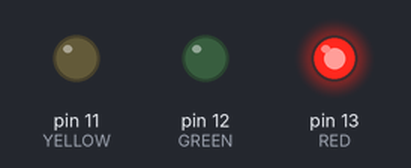
The sketch below on a simulated Arduino Uno, built with avr-gcc and run on an emulated ATmega328P. Parts: output pins drawn as LEDs (lit = HIGH).

Above: at 0.5 s.
At 1.5 s:
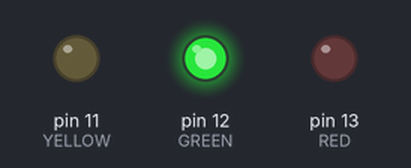
At 5.5 s:
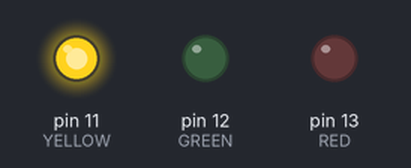
Timing chart, 0 to 6.9 s (numbered marks = the images above):
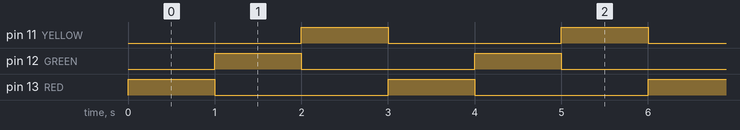

Measured:
- by itself, pin 11 (YELLOW), pin 12 (GREEN), pin 13 (RED): alternates HIGH for 1.0 s and LOW for 2.0 s
- by itself, everything shown: repeats every 3.0 s, in 4 steps

The sketch:

2_leds_rgb.ino
```cpp
int RED=13;
int GREEN=12;
int YELLOW=11;

void setup()
{
pinMode(RED,OUTPUT);
pinMode(GREEN,OUTPUT);
pinMode(YELLOW,OUTPUT);

digitalWrite(RED,LOW);
digitalWrite(GREEN,LOW);
digitalWrite(YELLOW,LOW);
}

void loop()
{
digitalWrite(RED,HIGH);
delay(1000);
digitalWrite(RED,LOW);
digitalWrite(GREEN,HIGH);
delay(1000);
digitalWrite(GREEN,LOW);
digitalWrite(YELLOW,HIGH);
delay(1000);
digitalWrite(YELLOW,LOW);
}
```
